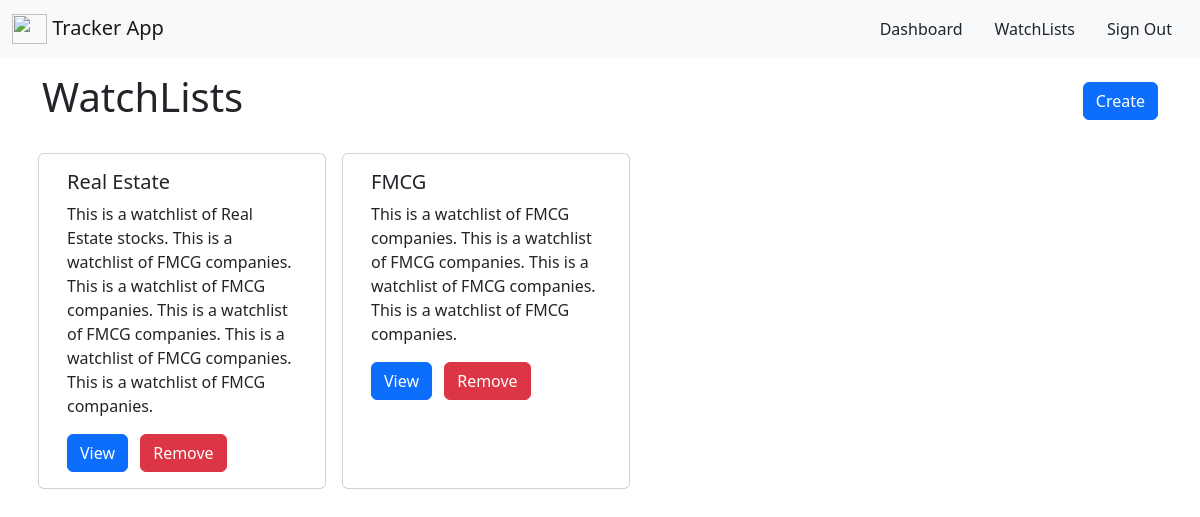
The page /tracker/watchlists/ (signed in) on the database as committed earlier.
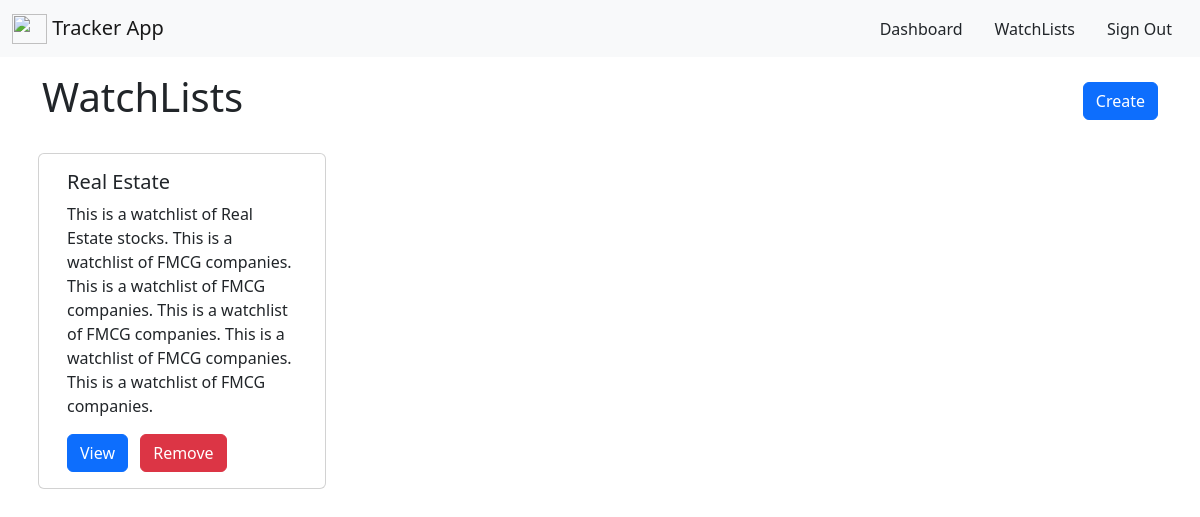
The same page on the database as committed later.
### TrackerApp/models.py (models this page shows, shortened)
class WatchList(models.Model):
    title = models.CharField(max_length=255, null=True, blank=True)
    stocks = models.ManyToManyField(Stock, blank=True)
    desc = models.TextField(null=True, blank=True)
    owner = models.ForeignKey(User, blank=True, null=True, on_delete=models.CASCADE)

### TrackerApp/views.py (the view, shortened to what this page needs)
# urls.py: path('watchlists/', watchLists, name='watch_lists'),
@login_required
def watchLists(request):
    context = {}
    context['error'] = False
    try:
        watchlist = WatchList.objects.filter(owner=request.user)
        context['watchlist'] = watchlist
    except Exception as e:
        context['error'] = True
        context['message'] = str(e)
    return render(request, 'TrackerApp/watchlists.html', context)

### templates/TrackerApp/watchlists.html (shortened to what this page needs)
{% extends 'TrackerApp/base.html' %}
{% block Content %}
<div class="container">
    <div class="row">
        <h1 class="h1 py-3 col-6">WatchLists</h1>
        <div class="col-6 d-flex justify-content-end align-items-center">
            <button type="button" class="btn btn-primary" data-toggle="modal" data-target="#exampleModal">Create</button>
        </div>
    </div>
    <div class="row">
    {% for item in watchlist %}
        <div class="card col-lg-3 col-md-4 col-sm-6 m-2" style="width: 18rem;">
            <div class="card-body">
            <h5 class="card-title">{{item.title}}</h5>
            <p class="card-text">{{item.desc}}</p>
            <a href="{% url 'watch_list' item.id %}" class="card-link"><button class="btn btn-primary">View</button></a>
            <button type="button" class="btn btn-danger mx-2 remove_btns" data-toggle="modal" data-target="#exampleModal1" id="{{item.id}}">Remove</button>
            </div>
        </div>
    {% endfor %}
    </div>
</div>
{% endblock %}

Rows that differ between the two databases and show on the page:
removed WatchList: title "FMCG", desc "This is a watchlist of FMCG companies. This is a watchlist of FMCG companies. This is a watchlist of FMCG companies. This is a watchlist of FMCG companies."
